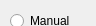
     <widget class="QWidget" name="page_3">
      <property name="geometry">
       <rect>
        <x>0</x>
        <y>0</y>
        <width>96</width>
        <height>26</height>
       </rect>
      </property>
      <attribute name="label">
       <string>Alignment</string>
      </attribute>
      <widget class="QWidget" name="gridLayoutWidget_4">
       <property name="geometry">
        <rect>
         <x>370</x>
         <y>10</y>
         <width>231</width>
         <height>22</height>
        </rect>
       </property>
       <layout class="QGridLayout" name="gridLayout_5">
        <item row="0" column="0">
         <widget class="QLabel" name="label_2">
          <property name="minimumSize">
           <size>
            <width>0</width>
            <height>20</height>
           </size>
          </property>
          <property name="maximumSize">
           <size>
            <width>16777215</width>
            <height>20</height>
           </size>
          </property>
          <property name="text">
           <string>Scanning</string>
          </property>
         </widget>
        </item>
        <item row="0" column="3">
         <widget class="QRadioButton" name="radioButton_alignment_mode_fly">
          <property name="minimumSize">
           <size>
            <width>0</width>
            <height>20</height>
           </size>
          </property>
          <property name="maximumSize">
           <size>
            <width>16777215</width>
            <height>20</height>
           </size>
          </property>
          <property name="text">
           <string>Fly</string>
          </property>
          <property name="checked">
           <bool>true</bool>
          </property>
         </widget>
        </item>
        <item row="0" column="4">
         <widget class="QRadioButton" name="radioButton_alignment_mode_step">
          <property name="minimumSize">
           <size>
            <width>0</width>
            <height>20</height>
           </size>
          </property>
          <property name="maximumSize">
           <size>
            <width>16777215</width>
            <height>20</height>
           </size>
          </property>
          <property name="text">
           <string>Step</string>
          </property>
         </widget>
        </item>
        <item row="0" column="2">
         <spacer name="horizontalSpacer_6">
          <property name="orientation">
           <enum>Qt::Horizontal</enum>
          </property>
          <property name="sizeHint" stdset="0">
           <size>
            <width>40</width>
            <height>20</height>
           </size>
          </property>
         </spacer>
        </item>
       </layout>
      </widget>
      <widget class="QWidget" name="gridLayoutWidget_15">
       <property name="geometry">
        <rect>
         <x>10</x>
         <y>10</y>
         <width>291</width>
         <height>22</height>
        </rect>
       </property>
       <layout class="QGridLayout" name="gridLayout_16">
        <item row="0" column="0">
         <widget class="QRadioButton" name="radioButton_alignment_mode_manual">
          <property name="minimumSize">
           <size>
            <width>0</width>
            <height>20</height>
           </size>
          </property>
          <property name="maximumSize">
           <size>
            <width>16777215</width>
            <height>20</height>
           </size>
          </property>
          <property name="text">
           <string>Manual</string>
          </property>
          <property name="checked">
           <bool>false</bool>
          </property>
         </widget>
        </item>
        <item row="0" column="3">
         <widget class="QRadioButton" name="radioButton_alignment_mode_automatic">
          <property name="minimumSize">
           <size>
            <width>0</width>
            <height>20</height>
           </size>
          </property>
          <property name="maximumSize">
           <size>
            <width>16777215</width>
            <height>20</height>
           </size>
          </property>
          <property name="text">
           <string>Automatic</string>
          </property>
         </widget>
        </item>
        <item row="0" column="2">
         <widget class="QRadioButton" name="radioButton_alignment_mode_semi">
          <property name="minimumSize">
           <size>
            <width>0</width>
            <height>20</height>
           </size>
          </property>
          <property name="maximumSize">
           <size>
            <width>16777215</width>
            <height>20</height>
           </size>
          </property>
          <property name="text">
           <string>Semi</string>
          </property>
          <property name="checked">
           <bool>true</bool>
          </property>
         </widget>
        </item>
       </layout>
      </widget>
      <widget class="QWidget" name="gridLayoutWidget_16">
       <property name="geometry">
        <rect>
         <x>10</x>
         <y>100</y>
         <width>602</width>
         <height>51</height>
        </rect>
       </property>
       <layout class="QGridLayout" name="gridLayout_17">
        <item row="1" column="4">
         <widget class="QDoubleSpinBox" name="doubleSpinBox_johann_alignemnt_tweak_range">
          <property name="enabled">
           <bool>false</bool>
          </property>
          <property name="minimumSize">
           <size>
            <width>90</width>
            <height>0</height>
           </size>
          </property>
          <property name="maximumSize">
           <size>
            <width>90</width>
            <height>20</height>
           </size>
          </property>
          <property name="decimals">
           <number>3</number>
          </property>
          <property name="minimum">
           <double>-100000.000000000000000</double>
          </property>
          <property name="maximum">
           <double>100000.000000000000000</double>
          </property>
          <property name="value">
           <double>15.000000000000000</double>
          </property>
         </widget>
        </item>
        <item row="1" column="0">
         <widget class="QComboBox" name="comboBox_johann_alignment_crystal">
          <property name="minimumSize">
           <size>
            <width>100</width>
            <height>0</height>
           </size>
          </property>
          <property name="maximumSize">
           <size>
            <width>100</width>
            <height>20</height>
           </size>
          </property>
          <property name="currentText">
           <string/>
          </property>
         </widget>
        </item>
        <item row="0" column="9" colspan="2">
         <widget class="QLabel" name="label_johann_alignment_R_energy">
          <property name="minimumSize">
           <size>
            <width>100</width>
            <height>0</height>
           </size>
          </property>
          <property name="maximumSize">
           <size>
            <width>120</width>
            <height>20</height>
           </size>
          </property>
          <property name="text">
           <string>Nominal Energy</string>
          </property>
         </widget>
        </item>
        <item row="1" column="2">
         <widget class="QComboBox" name="comboBox_johann_tweak_motor">
          <property name="minimumSize">
           <size>
            <width>100</width>
            <height>0</height>
           </size>
          </property>
          <property name="maximumSize">
           <size>
            <width>100</width>
            <height>20</height>
           </size>
          </property>
          <property name="currentText">
           <string/>
          </property>
         </widget>
        </item>
        <item row="1" column="9">
         <widget class="QDoubleSpinBox" name="doubleSpinBox_johann_alignment_R_energy">
          <property name="enabled">
           <bool>false</bool>
          </property>
          <property name="minimumSize">
           <size>
            <width>90</width>
            <height>0</height>
           </size>
          </property>
          <property name="maximumSize">
           <size>
            <width>90</width>
            <height>20</height>
           </size>
          </property>
          <property name="decimals">
           <number>3</number>
          </property>
          <property name="minimum">
           <double>-100000.000000000000000</double>
          </property>
          <property name="maximum">
           <double>100000.000000000000000</double>
          </property>
          <property name="value">
           <double>0.025000000000000</double>
          </property>
         </widget>
        </item>
        <item row="0" column="1">
         <spacer name="horizontalSpacer_3">
          <property name="orientation">
           <enum>Qt::Horizontal</enum>
          </property>
          <property name="sizeHint" stdset="0">
           <size>
            <width>40</width>
            <height>20</height>
           </size>
          </property>
         </spacer>
        </item>
        <item row="0" column="3">
         <spacer name="horizontalSpacer_4">
          <property name="orientation">
           <enum>Qt::Horizontal</enum>
          </property>
          <property name="sizeHint" stdset="0">
           <size>
            <width>40</width>
            <height>20</height>
           </size>
          </property>
         </spacer>
        </item>
        <item row="0" column="0">
         <widget class="QLabel" name="label_johann_alignment_crystal">
          <property name="maximumSize">
           <size>
            <width>100</width>
            <height>16777215</height>
           </size>
          </property>
          <property name="text">
           <string>Crystal</string>
          </property>
         </widget>
        </item>
        <item row="1" column="10">
         <widget class="QLabel" name="label_johann_alignment_R_energy_eV">
          <property name="minimumSize">
           <size>
            <width>30</width>
            <height>0</height>
           </size>
          </property>
          <property name="maximumSize">
           <size>
            <width>10</width>
            <height>20</height>
           </size>
          </property>
          <property name="text">
           <string>eV</string>
          </property>
         </widget>
        </item>
        <item row="0" column="6">
         <spacer name="horizontalSpacer_7">
          <property name="orientation">
           <enum>Qt::Horizontal</enum>
          </property>
          <property name="sizeHint" stdset="0">
           <size>
            <width>40</width>
            <height>20</height>
           </size>
          </property>
         </spacer>
        </item>
        <item row="0" column="4" colspan="2">
         <widget class="QLabel" name="label_johann_alignment_tweak_range">
          <property name="minimumSize">
           <size>
            <width>0</width>
            <height>0</height>
           </size>
          </property>
          <property name="maximumSize">
           <size>
            <width>120</width>
            <height>20</height>
           </size>
          </property>
          <property name="text">
           <string>Tweak Range</string>
          </property>
         </widget>
        </item>
        <item row="0" column="7">
         <widget class="QLabel" name="label_johann_alignment_n_steps">
          <property name="minimumSize">
           <size>
            <width>100</width>
            <height>0</height>
           </size>
          </property>
          <property name="maximumSize">
           <size>
            <width>100</width>
            <height>20</height>
           </size>
          </property>
          <property name="text">
           <string>N steps</string>
          </property>
         </widget>
        </item>
        <item row="0" column="2">
         <widget class="QLabel" name="label_johann_alignment_tweak_motor">
          <property name="maximumSize">
           <size>
            <width>100</width>
            <height>16777215</height>
           </size>
          </property>
          <property name="text">
           <string>Tweak motor</string>
          </property>
         </widget>
        </item>
        <item row="1" column="5">
         <widget class="QLabel" name="label_johann_alignment_tweak_range_mm">
          <property name="minimumSize">
           <size>
            <width>30</width>
            <height>0</height>
           </size>
          </property>
          <property name="maximumSize">
           <size>
            <width>10</width>
            <height>20</height>
           </size>
          </property>
          <property name="text">
           <string>mm</string>
          </property>
         </widget>
        </item>
        <item row="0" column="8">
         <spacer name="horizontalSpacer_8">
          <property name="orientation">
           <enum>Qt::Horizontal</enum>
          </property>
          <property name="sizeHint" stdset="0">
           <size>
            <width>40</width>
            <height>20</height>
           </size>
          </property>
         </spacer>
        </item>
        <item row="1" column="7">
         <widget class="QSpinBox" name="spinBox_johann_alignment_n_steps">
          <property name="minimumSize">
           <size>
            <width>100</width>
            <height>0</height>
           </size>
          </property>
          <property name="maximumSize">
           <size>
            <width>50</width>
            <height>20</height>
           </size>
          </property>
          <property name="value">
           <number>9</number>
          </property>
         </widget>
        </item>
       </layout>
      </widget>
      <widget class="QWidget" name="gridLayoutWidget_2">
       <property name="geometry">
        <rect>
         <x>130</x>
         <y>290</y>
         <width>381</width>
         <height>51</height>
        </rect>
       </property>
       <layout class="QGridLayout" name="johann_alignment_scan_layout"/>
      </widget>
      <widget class="QPushButton" name="push_johann_alignement_scan">
       <property name="geometry">
        <rect>
         <x>520</x>
         <y>360</y>
         <width>81</width>
         <height>51</height>
        </rect>
       </property>
       <property name="minimumSize">
        <size>
         <width>0</width>
         <height>0</height>
        </size>
       </property>
       <property name="maximumSize">
        <size>
         <width>1000</width>
         <height>1000</height>
        </size>
       </property>
       <property name="text">
        <string>Add to
Queue</string>
       </property>
      </widget>
      <widget class="QWidget" name="layoutWidget">
       <property name="geometry">
        <rect>
         <x>10</x>
         <y>50</y>
         <width>351</width>
         <height>22</height>
        </rect>
       </property>
       <layout class="QHBoxLayout" name="horizontalLayout_2">
        <item>
         <widget class="QLabel" name="label_142">
          <property name="minimumSize">
           <size>
            <width>100</width>
            <height>0</height>
           </size>
          </property>
          <property name="maximumSize">
           <size>
            <width>1000</width>
            <height>20</height>
           </size>
          </property>
          <property name="text">
           <string>Pilatus ROIs:</string>
          </property>
         </widget>
        </item>
        <item>
         <widget class="QCheckBox" name="checkBox_johann_pilatus_roi1">
          <property name="maximumSize">
           <size>
            <width>16777215</width>
            <height>20</height>
           </size>
          </property>
          <property name="text">
           <string>1</string>
          </property>
          <property name="checked">
           <bool>true</bool>
          </property>
         </widget>
        </item>
        <item>
         <widget class="QCheckBox" name="checkBox_johann_pilatus_roi2">
          <property name="maximumSize">
           <size>
            <width>16777215</width>
            <height>20</height>
           </size>
          </property>
          <property name="text">
           <string>2</string>
          </property>
         </widget>
        </item>
        <item>
         <widget class="QCheckBox" name="checkBox_johann_pilatus_roi3">
          <property name="maximumSize">
           <size>
            <width>16777215</width>
            <height>20</height>
           </size>
          </property>
          <property name="text">
           <string>3</string>
          </property>
         </widget>
        </item>
        <item>
         <widget class="QCheckBox" name="checkBox_johann_pilatus_roi4">
          <property name="maximumSize">
           <size>
            <width>16777215</width>
            <height>20</height>
           </size>
          </property>
          <property name="text">
           <string>4</string>
          </property>
         </widget>
        </item>
       </layout>
      </widget>
      <widget class="QWidget" name="gridLayoutWidget_6">
       <property name="geometry">
        <rect>
         <x>10</x>
         <y>160</y>
         <width>591</width>
         <height>111</height>
        </rect>
       </property>
       <layout class="QGridLayout" name="johann_alignment_tune_layout"/>
      </widget>
      <widget class="QWidget" name="horizontalLayoutWidget_2">
       <property name="geometry">
        <rect>
         <x>420</x>
         <y>50</y>
         <width>181</width>
         <height>22</height>
        </rect>
       </property>
       <layout class="QHBoxLayout" name="horizontalLayout_johann_fom">
        <item>
         <widget class="QLabel" name="label_167">
          <property name="minimumSize">
           <size>
            <width>50</width>
            <height>0</height>
           </size>
          </property>
          <property name="maximumSize">
           <size>
            <width>100</width>
            <height>20</height>
           </size>
          </property>
          <property name="text">
           <string>Alignment fom</string>
          </property>
         </widget>
        </item>
        <item>
         <widget class="QComboBox" name="comboBox_johann_alignment_fom">
          <property name="minimumSize">
           <size>
            <width>70</width>
            <height>0</height>
           </size>
          </property>
          <property name="maximumSize">
           <size>
            <width>30</width>
            <height>20</height>
           </size>
          </property>
          <property name="currentText">
           <string/>
          </property>
         </widget>
        </item>
       </layout>
      </widget>
      <widget class="QWidget" name="gridLayoutWidget_10">
       <property name="geometry">
        <rect>
         <x>10</x>
         <y>290</y>
         <width>111</width>
         <height>51</height>
        </rect>
       </property>
       <layout class="QGridLayout" name="gridLayout_6">
        <item row="0" column="0">
         <widget class="QLabel" name="label_166">
          <property name="minimumSize">
           <size>
            <width>50</width>
            <height>0</height>
           </size>
          </property>
          <property name="maximumSize">
           <size>
            <width>100</width>
            <height>20</height>
           </size>
          </property>
          <property name="text">
           <string>Alignment scan</string>
          </property>
         </widget>
        </item>
        <item row="1" column="0">
         <widget class="QComboBox" name="comboBox_johann_alignment_strategy">
          <property name="minimumSize">
           <size>
            <width>100</width>
            <height>0</height>
           </size>
          </property>
          <property name="maximumSize">
           <size>
            <width>200</width>
            <height>20</height>
           </size>
          </property>
          <property name="currentText">
           <string/>
          </property>
         </widget>
        </item>
       </layout>
      </widget>
      <widget class="QWidget" name="gridLayoutWidget_12">
       <property name="geometry">
        <rect>
         <x>520</x>
         <y>290</y>
         <width>82</width>
         <height>52</height>
        </rect>
       </property>
       <layout class="QGridLayout" name="gridLayout_8">
        <item row="0" column="0">
         <widget class="QLabel" name="label_6">
          <property name="maximumSize">
           <size>
            <width>200</width>
            <height>20</height>
           </size>
          </property>
          <property name="text">
           <string>Scan tag</string>
          </property>
         </widget>
        </item>
        <item row="1" column="0">
         <widget class="QLineEdit" name="lineEdit_johann_alignment_scan_tag">
          <property name="maximumSize">
           <size>
            <width>100</width>
            <height>24</height>
           </size>
          </property>
         </widget>
        </item>
       </layout>
      </widget>
      <widget class="QPushButton" name="push_johann_reset_alignement_data">
       <property name="geometry">
        <rect>
         <x>10</x>
         <y>430</y>
         <width>171</width>
         <height>41</height>
        </rect>
       </property>
       <property name="minimumSize">
        <size>
         <width>0</width>
         <height>0</height>
        </size>
       </property>
       <property name="maximumSize">
        <size>
         <width>1000</width>
         <height>1000</height>
        </size>
       </property>
       <property name="text">
        <string>Reset alignment data</string>
       </property>
      </widget>
     </widget>
